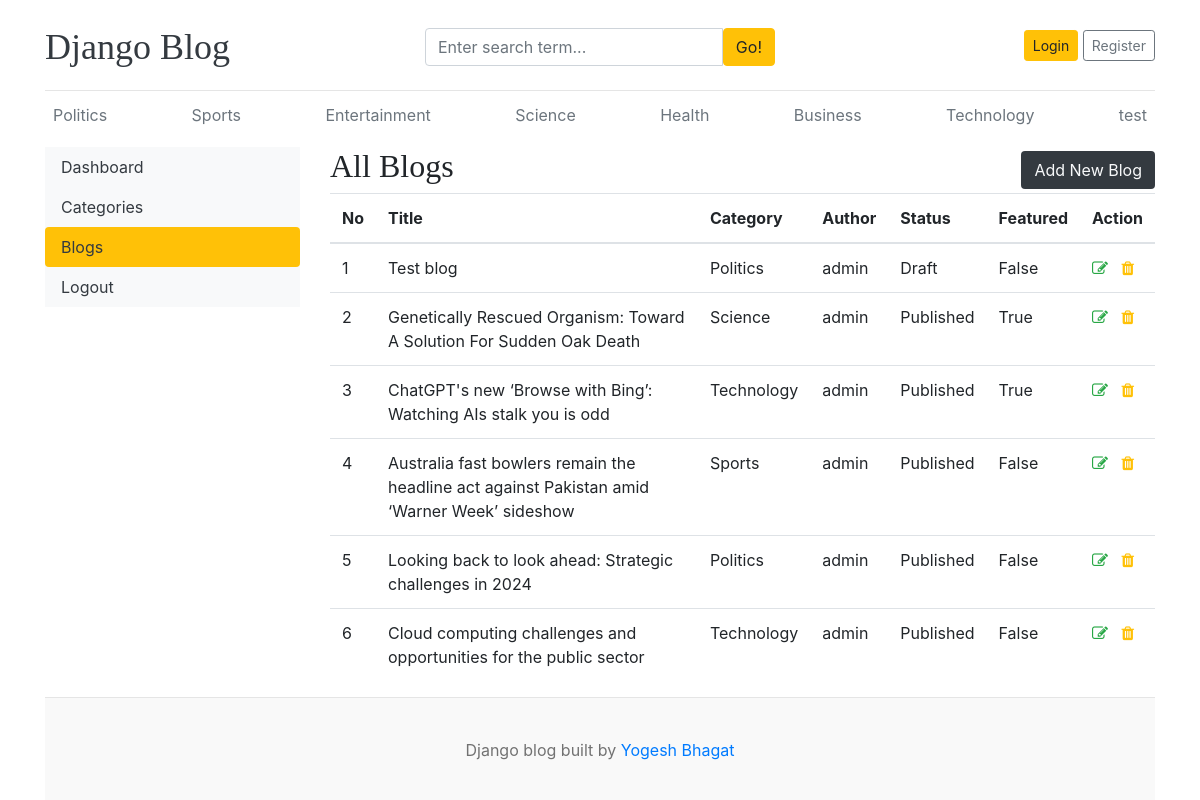
Before: /dashboard/blogs/ with the older database file.
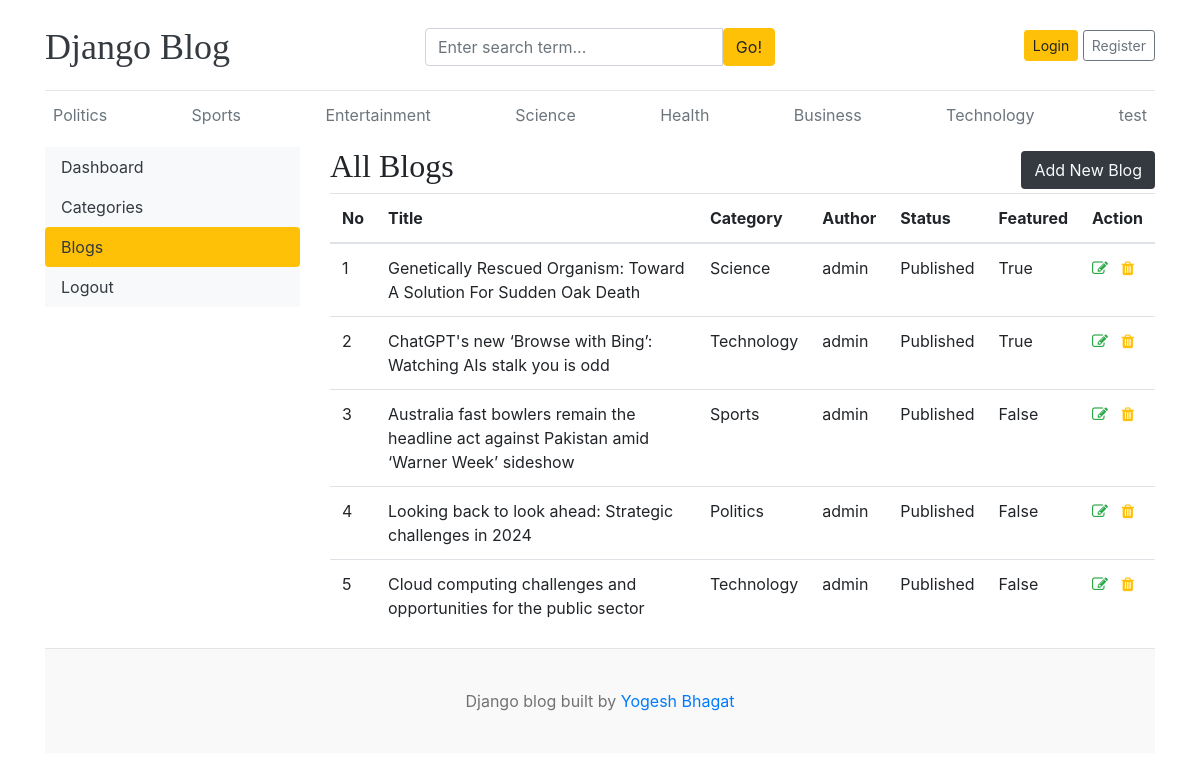
After: the same page with the newer database file.
### blogs/models.py (models this page shows, shortened)
class Category(models.Model):
    category_name = models.CharField(max_length=50)
    created_at = models.DateTimeField(auto_now_add=True)
    updated_at = models.DateTimeField(auto_now = True)
    class Meta:
        verbose_name_plural = 'Categories'
    def __str__(self):
        return self.category_name

class Blog(models.Model):
    title = models.CharField(max_length=100)
    slug = models.SlugField(max_length=150, unique=True, blank=True)
    category = models.ForeignKey(Category, on_delete=models.CASCADE)
    author = models.ForeignKey(User, on_delete=models.CASCADE)
    image = models.ImageField(upload_to='uploads/%Y/%m/%d')
    short_description = models.TextField(max_length=200)
    blog_body = models.TextField(max_length=2000)
    status = models.CharField(max_length=20, choices=STATUS_CHOICES, default='Draft')
    is_featured = models.BooleanField(default=False)
    created_at = models.DateTimeField(auto_now_add=True)
    updated_at = models.DateTimeField(auto_now=True)

### dashboards/views.py (the view)
# urls.py: path('blogs/', views.blogs, name='blogs'),
def blogs(request):
    blogs = Blog.objects.all()
    context = {
        'blogs' : blogs,
    }
    return render(request, 'dashboard/blogs.html', context)

### blogs/context_processors.py (called while the page is built)
def get_categories(request):
    categories = Category.objects.all()
    return dict(categories=categories)

def get_social_links(request):
    social_links = SocialLink.objects.all()
    return dict(social_links=social_links)

### templates/dashboard/blogs.html (shortened to what this page needs)
{% extends 'base.html' %}
{% block content %}
<div class="row">
    {% include 'dashboard/sidebar.html' %}
    <div class="col-md-9">
        <div class="row">
            <div class="col">
                <div class="header-container">
                    <h2>All Blogs</h2>
                    <a href="{% url 'add_blog' %}" class="btn bg-dark text-light">Add New Blog</a>
                </div>
                <table class="table table-hover">
                    <thead>
                      <tr>
                        <th>No</th>
                        <th>Title</th>
                        <th>Category</th>
                        <th>Author</th>
                        <th>Status</th>
                        <th>Featured</th>
                        <th>Action</th>
                      </tr>
                    </thead>
                    <tbody>
                    {% for blog in blogs %}
                      <tr>
                        <td>{{forloop.counter}}</th>
                        <td>{{blog.title}}</td>
                        <td>{{blog.category}}</td>
                        <td>{{blog.author}}</td>
                        <td>{{blog.status}}</td>
                        <td>{{blog.is_featured}}</td>
                        <td>
                            <a href="{% url 'edit_blog' blog.id %}"><i class="fa fa-edit text-success"></i></a>
                            <a href="{% url 'delete_blog' blog.id %}"><i class="fa fa-trash text-warning"></i></a>
                        </td>
                      </tr>
                    {% endfor %}
                    </tbody>
                </table>
            </div>
        </div>
    </div>
</div>
{% endblock %}

### templates/base.html (shortened to what this page needs)
{% load static %}
<!DOCTYPE html>
<html lang="en">
<head>
    <link href="https://getbootstrap.com/docs/4.0/dist/css/bootstrap.min.css" rel="stylesheet">
    <link rel="stylesheet" href="https://cdnjs.cloudflare.com/ajax/libs/font-awesome/4.7.0/css/font-awesome.min.css">
    <link href="{% static 'css/blog.css' %}" rel="stylesheet">
  </head>
<body>
    <div class="container">
      <header class="blog-header py-3">
        <div class="row flex-nowrap justify-content-between align-items-center">
          <div class="col-4 pt-1">
            <a class="blog-header-logo text-dark" href="/">Django Blog</a>
          </div>
          <div class="col-4 pt-1">
            <form action="{% url 'search' %}" method="GET">
              <div class="input-group">
                <input class="form-control" type="text" name="keyword" value="{{keyword}}" placeholder="Enter search term..." aria-label="Enter search term..." aria-describedby="button-search" />
                <button type="submit" class="btn btn-warning" id="button-search" type="button">Go!</button>
            </div>
            </form>
          </div>
          <div class="col-4 d-flex justify-content-end align-items-center">
            {% if not user.is_authenticated %}
            <a class="btn btn-sm btn-warning" href="{% url 'login' %}">Login</a> &nbsp;
            <a class="btn btn-sm btn-outline-secondary" href="{% url 'register' %}">Register</a>
            {% else %}
            <a href="{% url 'dashboard' %}" class="btn btn-warning">Dashboard</a>
            &emsp;
            <a href="{% url 'logout' %}" class="btn btn-warning">Logout</a>
            {% endif %}
          </div>
        </div>
      </header>
      <div class="nav-scroller py-1 mb-2">
        <nav class="nav d-flex justify-content-between">
          {% for category in categories %}
          <a class="p-2 text-muted" href="{%url 'blogs_by_category' category.id%}">{{category.category_name}}</a>
          {% endfor %}
        </nav>
      </div>
{% block content %}
{% endblock %}
<footer class="blog-footer">
  <p>Django blog built  by <a href="#">Yogesh Bhagat</a></p>
</footer>
</body>
</html>

### templates/dashboard/sidebar.html
<div class="col-md-3">
    <div class="nav flex-column nav-pills bg-light" aria-orientation="vertical">
        <a href="{% url 'dashboard' %}" class="nav-link text-dark {% if '/dashboard/' == request.path %} bg-warning {% endif %}">Dashboard</a>
        <a href="{% url 'categories' %}" class="nav-link text-dark {% if '/categories/' in request.path %} bg-warning {% endif %}">Categories</a>
        <a href="{% url 'blogs' %}" class="nav-link text-dark {% if '/blogs/' in request.path %} bg-warning {% endif %}">Blogs</a>
        <a href="" class="nav-link text-dark">Logout</a>
    </div>
</div>

### blog_main/static/css/blog.css (style rules this page uses)
.blog-header { border-bottom: 1px solid #e5e5e5; }
.blog-header-logo { font-family: "Playfair Display", Georgia, "Times New Roman", serif; font-size: 2.25rem; }
h1, h2, h3, h4, h5, h6 { font-family: "Playfair Display", Georgia, "Times New Roman", serif; }
.blog-footer { padding: 2.5rem 0; color: #727272; text-align: center; background-color: #f9f9f9; border-top: .05rem solid #e5e5e5; }
.blog-footer p:last-child { margin-bottom: 0; }

### templates/dashboard/blogs.html (style rules this page uses)
.header-container { display: flex; justify-content: space-between; align-items: center; }

Changed rows visible on the page:
removed Blog: title "Test blog", category "Politics", author "admin", status "Draft", is_featured "False"
